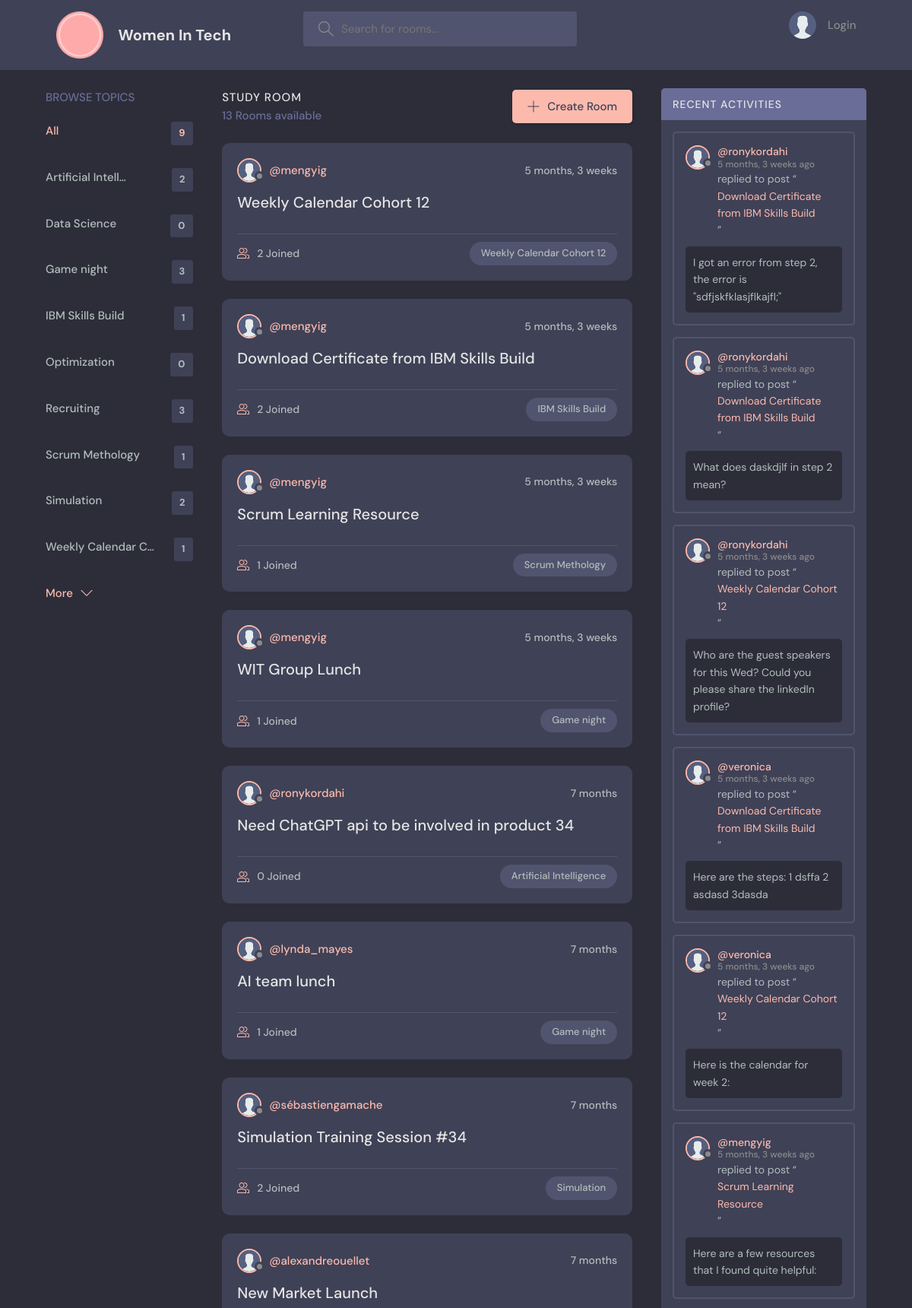
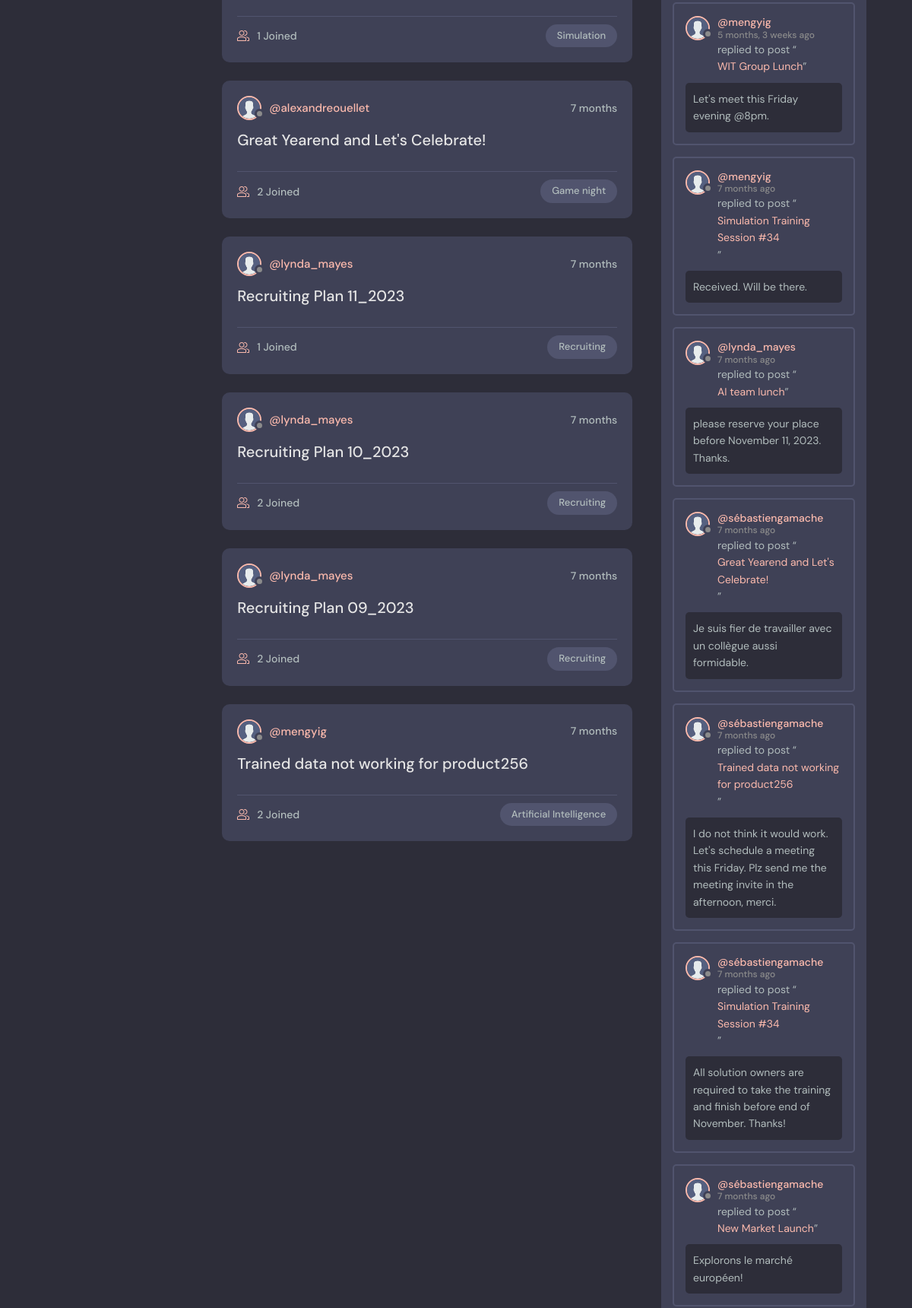
The page / (upper part) on the database its author committed (2 pictures, top to bottom).
### base/models.py (models this page shows, shortened)
class Topic(models.Model):
    name = models.CharField(max_length=200)
    class Meta:
        ordering = ['name']

class Room(models.Model):
    host = models.ForeignKey(User, on_delete=models.SET_NULL, null=True)
    topic = models.ForeignKey(
        Topic, on_delete=models.SET_NULL, null=True)
    name = models.CharField(max_length=200)
    description = models.TextField(null=True, blank=True)
    participants = models.ManyToManyField(
        User, related_name="participants", blank=True)
    updated = models.DateTimeField(auto_now=True)
    created = models.DateTimeField(auto_now_add=True)
    class Meta:
        ordering = ['-updated', '-created']
    def __str__(self):
        return self.name

class Message(models.Model):
    user = models.ForeignKey(User, on_delete=models.CASCADE)
    room = models.ForeignKey(Room, on_delete=models.CASCADE)
    body = models.TextField()
    updated = models.DateTimeField(auto_now=True)
    created = models.DateTimeField(auto_now_add=True)
    class Meta:
        ordering = ['-updated', '-created']

### base/views.py (the view)
# urls.py: 2. Add a URL to urlpatterns:  path('', views.home, name='home')
def home(request):
    q = request.GET.get("q") if request.GET.get("q") != None else ""
    rooms = Room.objects.filter(
        Q(topic__name__icontains=q) | Q(name__icontains=q) | Q(description__icontains=q))
    topics = Topic.objects.all()
    room_count = rooms.count()
    room_messages = Message.objects.filter(Q(room__topic__name__icontains=q))
    context = {"rooms": rooms, "topics": topics,
               "room_count": room_count, "room_messages": room_messages}
    return render(request, "base/home.html", context)

### base/templates/base/home.html (shortened to what this page needs)
{% extends 'main.html' %}
{% block content %}
<main class=" layout layout--3">
  <div class="container">
    {% include 'base/topics_component.html'%}
    <div class="roomList">
      <div class="roomList__header">
        <div>
          <h2>Study Room</h2>
          <p>{{ room_count }} Rooms available</p>
        </div>
        <a class="btn btn--main" href="{% url 'create-room' %}">
          <svg version="1.1" xmlns="http://www.w3.org/2000/svg" width="32" height="32" viewBox="0 0 32 32">
            <title>add</title>
            <path
              d="M16.943 0.943h-1.885v14.115h-14.115v1.885h14.115v14.115h1.885v-14.115h14.115v-1.885h-14.115v-14.115z">
            </path>
          </svg>
          Create Room
        </a>
      </div>
      {% include 'base/feed_component.html'%}
    </div>
    {% include 'base/activity_component.html'%}
  </div>
</main>
{% endblock %}

### base/templates/base/topics_component.html
<div class="topics">
    <div class="topics__header">
        <h2>Browse Topics</h2>
    </div>
    <ul class="topics__list">
        <li>
            <a href="{% url 'home' %}" class="active">All <span>{{topics.count}}</span></a>
        </li>
        {% for topic in topics %}
        <li>
            <a href="{% url 'home' %}?q={{topic.name}}">
                {{ topic.name | truncatechars:18 }}
                <span>{{topic.room_set.all.count}}</span></a>
        </li>
        {% endfor %}
    </ul>
    <a class="btn btn--link" href="topics.html">
        More
        <svg version="1.1" xmlns="http://www.w3.org/2000/svg" width="32" height="32" viewBox="0 0 32 32">
            <title>chevron-down</title>
            <path d="M16 21l-13-13h-3l16 16 16-16h-3l-13 13z"></path>
        </svg>
    </a>
</div>

### base/templates/base/feed_component.html (shortened to what this page needs)
{% for room in rooms %}
{% load static %}
<div class="roomListRoom">
    <div class="roomListRoom__header">
        <a href="{% url 'user-profile' room.host.id %}" class="roomListRoom__author">
            <div class="avatar avatar--small">
                <img src="{% static 'images/avatar.svg' %}" />
            </div>
            <span>@{{room.host.username}}</span>
        </a>
        <div class="roomListRoom__actions">
            <span>{{room.created|timesince}}</span>
        </div>
    </div>
    <div class="roomListRoom__content">
        <a href="{% url 'room' room.id%}">{{room.name}}</a>
    </div>
    <div class="roomListRoom__meta">
        <a href="{% url 'room' room.id%}" class="roomListRoom__joined">
            {{room.participants.all.count}} Joined
        </a>
        <p class="roomListRoom__topic">{{room.topic.name}}</p>
    </div>
</div>
{% endfor %}

### base/templates/base/activity_component.html (shortened to what this page needs)
{% load static %}
<div class="activities">
    <div class="activities__header">
        <h2>Recent Activities</h2>
    </div>
    {% for message in room_messages %}
    <div class="activities__box">
        <div class="activities__boxHeader roomListRoom__header">
            <a href="{% url 'user-profile' message.user.id %}" class="roomListRoom__author">
                <div class="avatar avatar--small">
                    <img src="{% static 'images/avatar.svg' %}" />
                </div>
                <p>
                    @{{message.user}}
                    <span>{{message.created|timesince}} ago</span>
                </p>
            </a>
        </div>
        <div class="activities__boxContent">
            <p>replied to post “<a href="{% url 'room' message.room.id %}">{{message.room}}</a>”</p>
            <div class="activities__boxRoomContent">
                {{message.body}}
            </div>
        </div>
    </div>
    {% endfor %}
</div>

### rows shown on the page
Topic: name "Artificial Intell…", room_set.all.count "2"
Topic: name "Data Science", room_set.all.count "0"
Topic: name "Game night", room_set.all.count "3"
Topic: name "IBM Skills Build", room_set.all.count "1"
Topic: name "Optimization", room_set.all.count "0"
Topic: name "Recruiting", room_set.all.count "3"
Topic: name "Scrum Methology", room_set.all.count "1"
Topic: name "Simulation", room_set.all.count "2"
Topic: name "Weekly Calendar C…", room_set.all.count "1"
Room: host.username "mengyig", created "5 months, 3 weeks", name "Weekly Calendar Cohort 12", participants.all.count "2", topic.name "Weekly Calendar Cohort 12"
Room: host.username "mengyig", created "5 months, 3 weeks", name "Download Certificate from IBM Skills Build", participants.all.count "2", topic.name "IBM Skills Build"
Room: host.username "mengyig", created "5 months, 3 weeks", name "Scrum Learning Resource", participants.all.count "1", topic.name "Scrum Methology"
Room: host.username "mengyig", created "5 months, 3 weeks", name "WIT Group Lunch", participants.all.count "1", topic.name "Game night"
Room: host.username "ronykordahi", created "7 months", name "Need ChatGPT api to be involved in product 34", participants.all.count "0", topic.name "Artificial Intelligence"
Room: host.username "lynda_mayes", created "7 months", name "AI team lunch", participants.all.count "1", topic.name "Game night"
Room: host.username "sébastiengamache", created "7 months", name "Simulation Training Session #34", participants.all.count "2", topic.name "Simulation"
Room: host.username "alexandreouellet", created "7 months", name "New Market Launch", participants.all.count "1", topic.name "Simulation"
Room: host.username "alexandreouellet", created "7 months", name "Great Yearend and Let's Celebrate!", participants.all.count "2", topic.name "Game night"
Room: host.username "lynda_mayes", created "7 months", name "Recruiting Plan 11_2023", participants.all.count "1", topic.name "Recruiting"
Room: host.username "lynda_mayes", created "7 months", name "Recruiting Plan 10_2023", participants.all.count "2", topic.name "Recruiting"
Room: host.username "lynda_mayes", created "7 months", name "Recruiting Plan 09_2023", participants.all.count "2", topic.name "Recruiting"
Room: host.username "mengyig", created "7 months", name "Trained data not working for product256", participants.all.count "2", topic.name "Artificial Intelligence"
Message: user "ronykordahi", created "5 months, 3 weeks", room "Download Certificate from IBM Skills Build", body "I got an error from step 2, the error is \"sdfjskfklasjflkajfl;\""
Message: user "ronykordahi", created "5 months, 3 weeks", room "Download Certificate from IBM Skills Build", body "What does daskdjlf in step 2 mean?"
Message: user "ronykordahi", created "5 months, 3 weeks", room "Weekly Calendar Cohort 12", body "Who are the guest speakers for this Wed? Could you please share the linkedIn profile?"
Message: user "veronica", created "5 months, 3 weeks", room "Download Certificate from IBM Skills Build", body "Here are the steps: 1 dsffa 2 asdasd 3dasda"
Message: user "veronica", created "5 months, 3 weeks", room "Weekly Calendar Cohort 12", body "Here is the calendar for week 2:"
Message: user "mengyig", created "5 months, 3 weeks", room "Scrum Learning Resource", body "Here are a few resources that I found quite helpful:"
Message: user "mengyig", created "5 months, 3 weeks", room "WIT Group Lunch", body "Let's meet this Friday evening @8pm."
Message: user "mengyig", created "7 months", room "Simulation Training Session #34", body "Received. Will be there."
Message: user "lynda_mayes", created "7 months", room "AI team lunch", body "please reserve your place before November 11, 2023. Thanks."
Message: user "sébastiengamache", created "7 months", room "Great Yearend and Let's Celebrate!", body "Je suis fier de travailler avec un collègue aussi formidable."
Message: user "sébastiengamache", created "7 months", room "Trained data not working for product256", body "I do not think it would work. Let's schedule a meeting this Friday. Plz send me the meeting invite in the afternoon, merci."
Message: user "sébastiengamache", created "7 months", room "Simulation Training Session #34", body "All solution owners are required to take the training and finish before end of November. Thanks!"
Message: user "sébastiengamache", created "7 months", room "New Market Launch", body "Explorons le marché européen!"

### other values the page prints
{{ topics.count }} "9"
{{ room_count }} "13"
